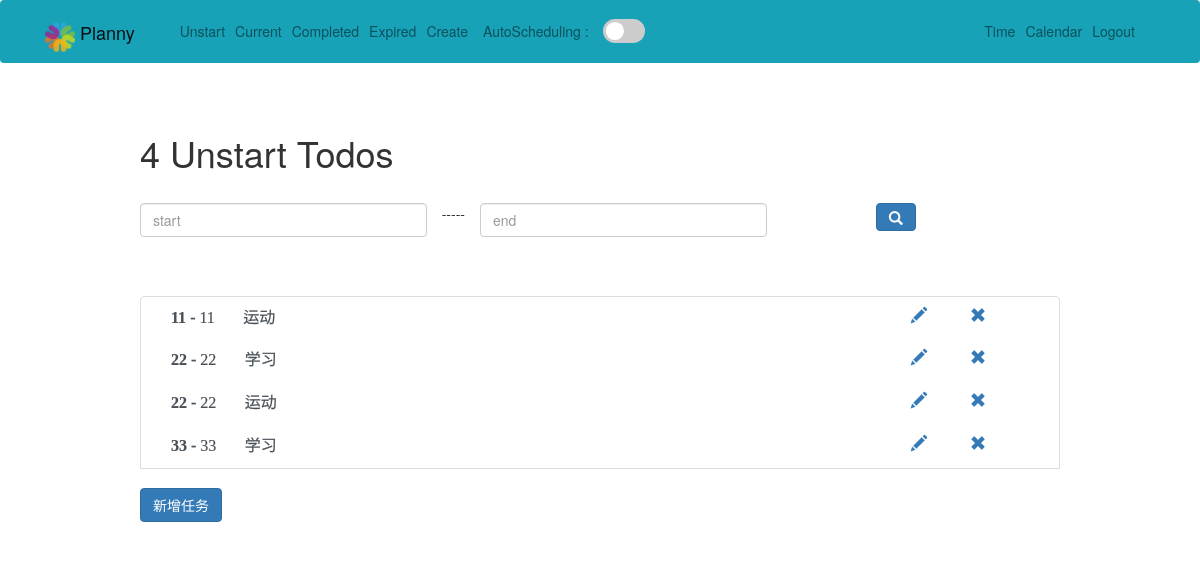
The page /unstart/ (signed in) on the database its author committed.
### todo/models.py (models this page shows, shortened)
class Todo(models.Model):
    title = models.CharField(verbose_name="标题", max_length=100)
    memo = models.TextField(verbose_name="内容", blank=True)
    created = models.DateTimeField(auto_now_add=True)
    datecompleted = models.DateTimeField(null=True, blank=True)
    important = models.BooleanField(default=False)  # 不要用这个，没有用
    user = models.ForeignKey(User, on_delete=models.CASCADE)
    level = models.SmallIntegerField(verbose_name="任务重要性", choices=level_choices, default=0)
    expiration_date = models.DateTimeField(verbose_name="任务截止日期", null=True, blank=True)
    status = models.SmallIntegerField(verbose_name="任务状态", choices=status_choices, default=0)
    predict_hour = models.IntegerField(verbose_name="预计花费小时", default=0)
    predict_minute = models.IntegerField(verbose_name="预计花费分钟", default=0)
    isDaily = models.BooleanField(verbose_name="日常", default=False)
    fixedTime_start = models.TimeField(verbose_name="日常任务固定时间开始", null=True, blank=True)
    fixedTime_end = models.TimeField(verbose_name="日常任务固定时间结束", null=True, blank=True)
    tag = models.SmallIntegerField(verbose_name="标签", choices=tag_choices, default=0)
    overdue = models.BooleanField(default=False)
    assign_start = models.CharField(verbose_name="开始时间", max_length=10, default='00:00')
    assign_end = models.CharField(verbose_name="结束时间", max_length=10, default='00:00')

### todo/views.py (the view)
# urls.py: path('unstart/', views.unstarttodos, name='unstarttodos'),
@login_required
def unstarttodos(request):
    data_dict = {}
    tomorrow = (datetime.date.today() + datetime.timedelta(days=1)).strftime("%Y-%m-%d")
    start = request.GET.get('start')
    end = request.GET.get('end')
    if start and end:
        data_dict['expiration_date__lt'] = end
        data_dict['expiration_date__gt'] = start
    data_dict['status'] = 0
    todos = Todo.objects.filter(user=request.user, datecompleted__isnull=True, expiration_date__gte=tomorrow,
                                **data_dict)
    return render(request, 'todo/unstarttodo.html', {'todos': todos})

### todo/templates/todo/unstarttodo.html (shortened to what this page needs)
{% extends "todo/base.html" %}
{% load static %}
{% block css %}
    <link rel="stylesheet" href="{% static 'plugins/bootstrap_dist/css/bootstrap.css' %}">
    <link rel="stylesheet" href={% static 'plugins/bootstrap-datetimepicker-master/css/bootstrap-datetimepicker.css' %}>
    <link rel="stylesheet" href="{% static 'css/symbol.css' %}">
{% endblock %}
{% block content %}
    <div class="row justify-content-center mt-5">
        <div class="col-md-10">
            {% if todos %}
                <h1>{{ todos.count }} Unstart Todo{{ todos.count|pluralize }}</h1>
                <br>
                <form method="get">
                    <div class="row">
                        <div class="form-group col-md-4">
                            <input id="start" name="start" class="form-control" type="text" required
                                   placeholder="start">
                        </div>
                        -----
                        <div class="form-group col-md-4">
                            <input id="end" name="end" class="form-control" type="text" required placeholder="end">
                        </div>
                        <div class="form-group col-md-1">&nbsp</div>
                        <div class="form-group col-md-1">
                            <button type="submit" class="btn btn-primary">
                                <span class="glyphicon glyphicon-search" aria-hidden="true"></span>
                            </button>
                        </div>
                    </div>
                </form>
            {% else %}
                <h1>Unstart Todos</h1>
            {% endif %}
        </div>
    </div>
    <div class="row justify-content-center mt-5">
        <div class="col-md-10">
            {% if todos %}
                <div class="list-group">
                    {% for todo in todos %}
                        <div class="list-group-item list-group-item-action{% if todo.important %} list-group-item-danger{% endif %} iconfont">
                            <a class="col-lg-10">
                                <b>{{ todo.title }}</b>
                                {% if todo.memo %} - {{ todo.memo|truncatechars:30 }}{% endif %}&nbsp;&nbsp;&nbsp;
                                {% if todo.tag == 0 %}
                                    &#xe807;运动
                                {% elif todo.tag == 1 %}
                                    &#xe6b8;学习
                                {% elif todo.tag == 2 %}
                                    &#xe800;饮食
                                {% elif todo.tag == 3 %}
                                    &#xe687;工作
                                {% elif todo.tag == 4 %}
                                    &#xe64f;休闲
                                {% elif todo.tag == 5 %}
                                    &#xe67b;生活
                                {% elif todo.tag == 6 %}
                                    &#xe6fe;其他
                                {% endif %}
                            </a>
                            <a href="{% url 'viewtodo' todo.id %}" class="col-lg-1">
                                <span class="glyphicon glyphicon-pencil" aria-hidden="true"></span>
                            </a>
                            <a href="/remove/?nid={{ todo.id }}">
                            <span class="glyphicon glyphicon-remove" aria-hidden="true"
                                  style="{% if todo.status == 1 %} color: #942a25{% endif %}"></span>
                            </a>
                        </div>
                    {% endfor %}
                    <div style="margin-top: 20px">
                        <a href="{% url 'createtodo' %}">
                            <button type="submit" class="btn btn-primary">新增任务</button>
                        </a>
                    </div>
                </div>
            {% else %}
                <div class="text-center">
                    <h2>Looks like you don't have any todos! Nice work.</h2>
                    <br>
                    <a role="button" class="btn btn-primary" href="{% url 'createtodo' %}">New Todo</a>
                </div>
            {% endif %}
        </div>
    </div>
{% endblock %}

### todo/static/css/symbol.css (style rules this page uses)
.iconfont { font-family: "iconfont" !important; font-size: 16px; font-style: normal; -webkit-font-smoothing: antialiased; -webkit-text-stroke-width: 0.2px; -moz-osx-font-smoothing: grayscale; }

### rows shown on the page
Todo: title "11", memo "11", tag "运动", status 0 (drawn)
Todo: title "22", memo "22", tag "学习", status 0 (drawn)
Todo: title "22", memo "22", tag "运动", status 0 (drawn)
Todo: title "33", memo "33", tag "学习", status 0 (drawn)

### other values the page prints
{{ todos.count }} "4"
